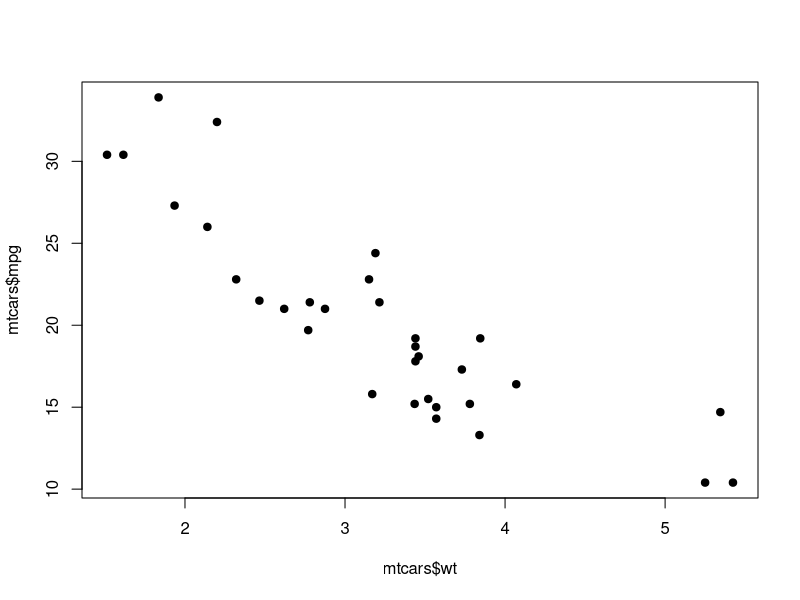
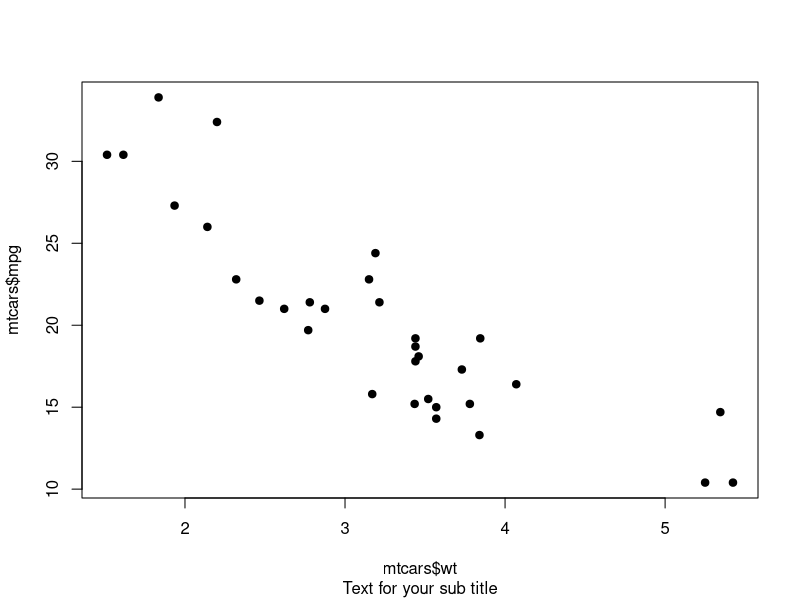
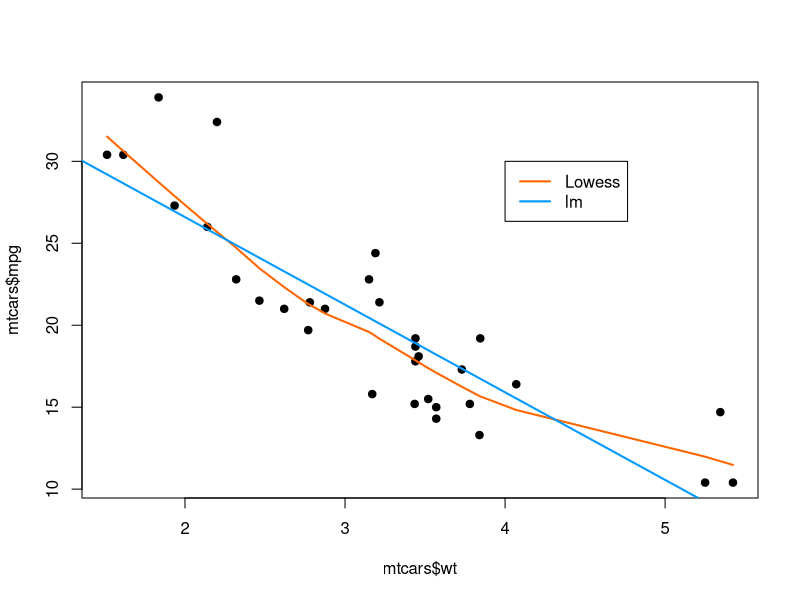

R code for these plots, in order:
#######################
### Section 1 ###
#######################

# 3 ways to create the same object
numList1 = c(1, 2, 3, 4, 5)
numList2 = 1:5
numList3 = seq(from = 1, to=5, by=1)

# See output of each
numList1
numList2
numList3

# Compare numList1 and numList2
numList1 == numList2

# see how list multiplication works
numList1[1:3] * 5

numList1[1:3] * numList2[1:3]

numList1[1:3] * numList2[1:2]


### Create a object with values 1 to 10 and 50 to 75

numlist =

#################################
### Section 2 ###
#################################

mtcars

View(mtcars)

mtcars$mpg

mtcars[1, ]

mtcars[, 1]

mtcars[1, 1]


### Modify code below to Show the first 10 Rows and the first 5 Columns

mtcars[]

#######################################
### Section 3 ###
#######################################

mtcars[mtcars$cyl == 6 | mtcars$cyl == 8 & mtcars$hp >= 146,]

mtcars[(mtcars$cyl == 6 | mtcars$cyl == 8) & mtcars$hp >= 146,]

mtcars[mtcars$cyl == 6 | (mtcars$cyl == 8 & mtcars$hp >= 146),]

###Select only 6 cyl with greater than 140hp or 8 cyl with less than 200hp. 

mtcars[]

#############################
### Section 4 ###
#############################

cor(mtcars$mpg, mtcars$wt)

lm(mpg ~ wt, data = mtcars)

plot(mtcars$wt, mtcars$mpg, pch = 19) #Add a comma and press tab to see other function options

plot(mtcars$wt, mtcars$mpg, pch = 19, sub = "Text for your sub title")  #Add a sub title to you plot



plot(mtcars$wt, mtcars$mpg, pch = 19)
lines(lowess(mtcars$wt, mtcars$mpg), col = "#FF6600", lwd = 2)
abline(lm(mpg ~ wt, data = mtcars), col = "#0099ff", lwd = 2)


### Modify the legend to remove the border

legend(x = 4, y = 30, legend = c("Lowess", 'lm'), lty = c(1,1), lwd = c(2,2), col = c("#FF6600", "#0099ff"))


######################
### TidyVerse ###
######################

install.packages("tidyverse")

library(tidyverse)


####################################
### Section 5 ###
####################################



newData = mtcars[, 1:4]


newData = mtcars[, c('mpg','cyl', 'disp', 'hp')]


newData_dplyr = mtcars %>% 
  select(mpg:hp)


### Compare Results
newData == newData_dplyr


####################################
### Section 6 ###
####################################

x = c(1, 2, NA, NA, 5, 6, NA, 8, NA, NA)

y = c(NA, NA, 3, 4, NA, NA, NA, NA, NA, NA)

z = c(NA, NA, NA, NA, NA, NA, 7, NA, 9, 10 )

coalesce(x, y, z)


### (Reorder (x, y, z) below to see what happens

x = c(1, 2, NA, NA, 5, 6, NA, 8, 4, NA)

y = c(NA, 4, 3, 4, NA, 8, NA, NA, NA, NA)

z = c(3, NA, 8, NA, 1, NA, 7, NA, 9, 10 )

coalesce(x, y, z)


